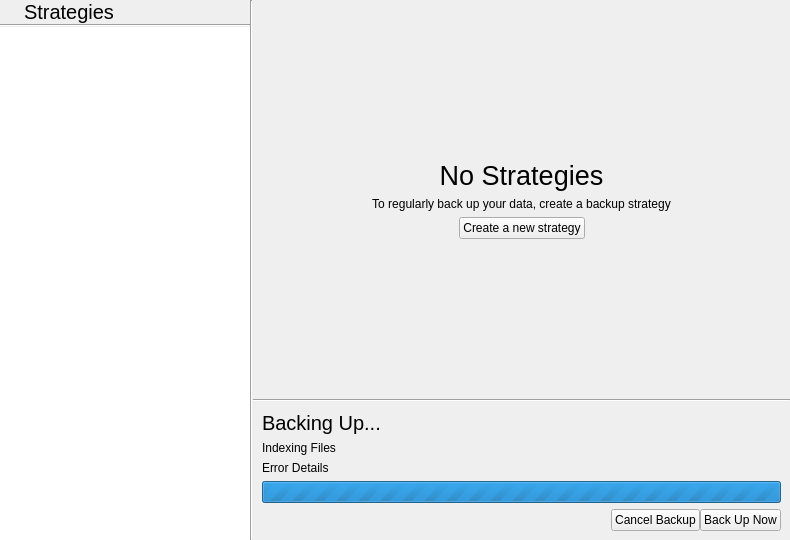
<?xml version="1.0" encoding="UTF-8"?>
<ui version="4.0">
 <class>MainWindow</class>
 <widget class="QMainWindow" name="MainWindow">
  <property name="geometry">
   <rect>
    <x>0</x>
    <y>0</y>
    <width>790</width>
    <height>540</height>
   </rect>
  </property>
  <property name="windowTitle">
   <string>theSafe</string>
  </property>
  <property name="windowIcon">
   <iconset theme="thesafe" resource="resources.qrc">
    <normaloff>:/icons/thesafe</normaloff>:/icons/thesafe</iconset>
  </property>
  <widget class="QWidget" name="centralWidget">
   <layout class="QHBoxLayout" name="horizontalLayout">
    <property name="spacing">
     <number>0</number>
    </property>
    <property name="leftMargin">
     <number>0</number>
    </property>
    <property name="topMargin">
     <number>0</number>
    </property>
    <property name="rightMargin">
     <number>0</number>
    </property>
    <property name="bottomMargin">
     <number>0</number>
    </property>
    <item>
     <widget class="QFrame" name="frame">
      <property name="maximumSize">
       <size>
        <width>250</width>
        <height>16777215</height>
       </size>
      </property>
      <property name="frameShape">
       <enum>QFrame::NoFrame</enum>
      </property>
      <property name="frameShadow">
       <enum>QFrame::Raised</enum>
      </property>
      <layout class="QVBoxLayout" name="verticalLayout">
       <property name="spacing">
        <number>0</number>
       </property>
       <property name="leftMargin">
        <number>0</number>
       </property>
       <property name="topMargin">
        <number>0</number>
       </property>
       <property name="rightMargin">
        <number>0</number>
       </property>
       <property name="bottomMargin">
        <number>0</number>
       </property>
       <item>
        <layout class="QHBoxLayout" name="horizontalLayout_3">
         <property name="spacing">
          <number>0</number>
         </property>
         <item>
          <widget class="QToolButton" name="menuButton">
           <property name="sizePolicy">
            <sizepolicy hsizetype="Minimum" vsizetype="Preferred">
             <horstretch>0</horstretch>
             <verstretch>0</verstretch>
            </sizepolicy>
           </property>
           <property name="text">
            <string/>
           </property>
           <property name="icon">
            <iconset theme="application-menu">
             <normaloff>.</normaloff>.</iconset>
           </property>
           <property name="popupMode">
            <enum>QToolButton::InstantPopup</enum>
           </property>
           <property name="autoRaise">
            <bool>true</bool>
           </property>
          </widget>
         </item>
         <item>
          <widget class="QLabel" name="label">
           <property name="sizePolicy">
            <sizepolicy hsizetype="Expanding" vsizetype="Preferred">
             <horstretch>0</horstretch>
             <verstretch>0</verstretch>
            </sizepolicy>
           </property>
           <property name="font">
            <font>
             <pointsize>15</pointsize>
            </font>
           </property>
           <property name="text">
            <string>Strategies</string>
           </property>
           <property name="margin">
            <number>9</number>
           </property>
          </widget>
         </item>
         <item>
          <widget class="QPushButton" name="restoreButton">
           <property name="sizePolicy">
            <sizepolicy hsizetype="Minimum" vsizetype="Preferred">
             <horstretch>0</horstretch>
             <verstretch>0</verstretch>
            </sizepolicy>
           </property>
           <property name="toolTip">
            <string>Restore Backup</string>
           </property>
           <property name="text">
            <string/>
           </property>
           <property name="icon">
            <iconset theme="edit-undo">
             <normaloff>.</normaloff>.</iconset>
           </property>
           <property name="flat">
            <bool>true</bool>
           </property>
          </widget>
         </item>
         <item>
          <widget class="QPushButton" name="newStrategyButton">
           <property name="sizePolicy">
            <sizepolicy hsizetype="Preferred" vsizetype="Preferred">
             <horstretch>0</horstretch>
             <verstretch>0</verstretch>
            </sizepolicy>
           </property>
           <property name="toolTip">
            <string>New Backup Strategy</string>
           </property>
           <property name="text">
            <string/>
           </property>
           <property name="icon">
            <iconset theme="list-add">
             <normaloff>.</normaloff>.</iconset>
           </property>
           <property name="flat">
            <bool>true</bool>
           </property>
          </widget>
         </item>
        </layout>
       </item>
       <item>
        <widget class="Line" name="line_2">
         <property name="orientation">
          <enum>Qt::Horizontal</enum>
         </property>
        </widget>
       </item>
       <item>
        <widget class="QListView" name="strategyList">
         <property name="contextMenuPolicy">
          <enum>Qt::CustomContextMenu</enum>
         </property>
         <property name="frameShape">
          <enum>QFrame::NoFrame</enum>
         </property>
        </widget>
       </item>
      </layout>
     </widget>
    </item>
    <item>
     <widget class="Line" name="line">
      <property name="orientation">
       <enum>Qt::Vertical</enum>
      </property>
     </widget>
    </item>
    <item>
     <layout class="QVBoxLayout" name="verticalLayout_12">
      <property name="spacing">
       <number>0</number>
      </property>
      <item>
       <widget class="QStackedWidget" name="mainStack">
        <property name="currentIndex">
         <number>0</number>
        </property>
        <widget class="QWidget" name="page">
         <layout class="QVBoxLayout" name="verticalLayout_2">
          <item>
           <spacer name="verticalSpacer_2">
            <property name="orientation">
             <enum>Qt::Vertical</enum>
            </property>
            <property name="sizeHint" stdset="0">
             <size>
              <width>20</width>
              <height>40</height>
             </size>
            </property>
           </spacer>
          </item>
          <item>
           <widget class="QLabel" name="label_2">
            <property name="font">
             <font>
              <pointsize>20</pointsize>
             </font>
            </property>
            <property name="text">
             <string>No Strategies</string>
            </property>
            <property name="alignment">
             <set>Qt::AlignCenter</set>
            </property>
           </widget>
          </item>
          <item>
           <widget class="QLabel" name="label_3">
            <property name="text">
             <string>To regularly back up your data, create a backup strategy</string>
            </property>
            <property name="alignment">
             <set>Qt::AlignCenter</set>
            </property>
           </widget>
          </item>
          <item>
           <layout class="QHBoxLayout" name="horizontalLayout_2">
            <item>
             <spacer name="horizontalSpacer">
              <property name="orientation">
               <enum>Qt::Horizontal</enum>
              </property>
              <property name="sizeHint" stdset="0">
               <size>
                <width>40</width>
                <height>20</height>
               </size>
              </property>
             </spacer>
            </item>
            <item>
             <widget class="QPushButton" name="newStrategyCenter">
              <property name="text">
               <string>Create a new strategy</string>
              </property>
              <property name="icon">
               <iconset theme="list-add">
                <normaloff>.</normaloff>.</iconset>
              </property>
             </widget>
            </item>
            <item>
             <spacer name="horizontalSpacer_2">
              <property name="orientation">
               <enum>Qt::Horizontal</enum>
              </property>
              <property name="sizeHint" stdset="0">
               <size>
                <width>40</width>
                <height>20</height>
               </size>
              </property>
             </spacer>
            </item>
           </layout>
          </item>
          <item>
           <spacer name="verticalSpacer">
            <property name="orientation">
             <enum>Qt::Vertical</enum>
            </property>
            <property name="sizeHint" stdset="0">
             <size>
              <width>20</width>
              <height>40</height>
             </size>
            </property>
           </spacer>
          </item>
         </layout>
        </widget>
        <widget class="QWidget" name="page_2">
         <layout class="QVBoxLayout" name="verticalLayout_3">
          <property name="spacing">
           <number>0</number>
          </property>
          <property name="leftMargin">
           <number>0</number>
          </property>
          <property name="topMargin">
           <number>0</number>
          </property>
          <property name="rightMargin">
           <number>0</number>
          </property>
          <property name="bottomMargin">
           <number>0</number>
          </property>
          <item>
           <layout class="QHBoxLayout" name="horizontalLayout_9">
            <property name="spacing">
             <number>0</number>
            </property>
            <item>
             <widget class="QLabel" name="strategyName">
              <property name="sizePolicy">
               <sizepolicy hsizetype="Expanding" vsizetype="Preferred">
                <horstretch>0</horstretch>
                <verstretch>0</verstretch>
               </sizepolicy>
              </property>
              <property name="font">
               <font>
                <pointsize>15</pointsize>
               </font>
              </property>
              <property name="text">
               <string>Backup Strategy Name</string>
              </property>
              <property name="margin">
               <number>9</number>
              </property>
             </widget>
            </item>
            <item>
             <widget class="QPushButton" name="renameStrategyButton">
              <property name="sizePolicy">
               <sizepolicy hsizetype="Minimum" vsizetype="Preferred">
                <horstretch>0</horstretch>
                <verstretch>0</verstretch>
               </sizepolicy>
              </property>
              <property name="text">
               <string notr="true"/>
              </property>
              <property name="icon">
               <iconset theme="edit-rename"/>
              </property>
              <property name="flat">
               <bool>true</bool>
              </property>
             </widget>
            </item>
           </layout>
          </item>
          <item>
           <widget class="Line" name="line_3">
            <property name="orientation">
             <enum>Qt::Horizontal</enum>
            </property>
           </widget>
          </item>
          <item>
           <widget class="QScrollArea" name="scrollArea">
            <property name="frameShape">
             <enum>QFrame::NoFrame</enum>
            </property>
            <property name="horizontalScrollBarPolicy">
             <enum>Qt::ScrollBarAlwaysOff</enum>
            </property>
            <property name="widgetResizable">
             <bool>true</bool>
            </property>
            <widget class="QWidget" name="scrollAreaWidgetContents">
             <property name="geometry">
              <rect>
               <x>0</x>
               <y>0</y>
               <width>521</width>
               <height>324</height>
              </rect>
             </property>
             <layout class="QVBoxLayout" name="verticalLayout_5">
              <property name="spacing">
               <number>0</number>
              </property>
              <property name="leftMargin">
               <number>0</number>
              </property>
              <property name="topMargin">
               <number>0</number>
              </property>
              <property name="rightMargin">
               <number>0</number>
              </property>
              <property name="bottomMargin">
               <number>0</number>
              </property>
              <item>
               <widget class="QLabel" name="label_4">
                <property name="font">
                 <font>
                  <pointsize>15</pointsize>
                 </font>
                </property>
                <property name="text">
                 <string>Locations</string>
                </property>
                <property name="margin">
                 <number>9</number>
                </property>
               </widget>
              </item>
              <item>
               <widget class="QCommandLinkButton" name="setBackupDriveButton">
                <property name="text">
                 <string>Backup Location</string>
                </property>
                <property name="description">
                 <string notr="true">Not Set</string>
                </property>
               </widget>
              </item>
              <item>
               <widget class="QCommandLinkButton" name="setBackupFoldersButton">
                <property name="text">
                 <string>Backup Folders</string>
                </property>
                <property name="description">
                 <string notr="true">~/</string>
                </property>
               </widget>
              </item>
              <item>
               <widget class="QCommandLinkButton" name="setExcludeFoldersButton">
                <property name="text">
                 <string>Exclude Items</string>
                </property>
                <property name="description">
                 <string notr="true">None</string>
                </property>
               </widget>
              </item>
              <item>
               <widget class="QLabel" name="label_5">
                <property name="font">
                 <font>
                  <pointsize>15</pointsize>
                 </font>
                </property>
                <property name="text">
                 <string>Scheduling</string>
                </property>
                <property name="margin">
                 <number>9</number>
                </property>
               </widget>
              </item>
              <item>
               <widget class="QCommandLinkButton" name="setScheduleButton">
                <property name="text">
                 <string>Set Backup Schedule</string>
                </property>
                <property name="description">
                 <string notr="true">Every hour</string>
                </property>
               </widget>
              </item>
              <item>
               <spacer name="verticalSpacer_3">
                <property name="orientation">
                 <enum>Qt::Vertical</enum>
                </property>
                <property name="sizeHint" stdset="0">
                 <size>
                  <width>20</width>
                  <height>40</height>
                 </size>
                </property>
               </spacer>
              </item>
             </layout>
            </widget>
           </widget>
          </item>
         </layout>
        </widget>
        <widget class="QWidget" name="page_3">
         <layout class="QVBoxLayout" name="verticalLayout_6">
          <property name="spacing">
           <number>0</number>
          </property>
          <property name="leftMargin">
           <number>0</number>
          </property>
          <property name="topMargin">
           <number>0</number>
          </property>
          <property name="rightMargin">
           <number>0</number>
          </property>
          <property name="bottomMargin">
           <number>0</number>
          </property>
          <item>
           <layout class="QHBoxLayout" name="horizontalLayout_4">
            <property name="spacing">
             <number>0</number>
            </property>
            <item>
             <widget class="QPushButton" name="backButton">
              <property name="sizePolicy">
               <sizepolicy hsizetype="Minimum" vsizetype="Preferred">
                <horstretch>0</horstretch>
                <verstretch>0</verstretch>
               </sizepolicy>
              </property>
              <property name="text">
               <string/>
              </property>
              <property name="icon">
               <iconset theme="go-previous">
                <normaloff>.</normaloff>.</iconset>
              </property>
              <property name="flat">
               <bool>true</bool>
              </property>
             </widget>
            </item>
            <item>
             <widget class="QLabel" name="strategyName_2">
              <property name="sizePolicy">
               <sizepolicy hsizetype="Expanding" vsizetype="Preferred">
                <horstretch>0</horstretch>
                <verstretch>0</verstretch>
               </sizepolicy>
              </property>
              <property name="font">
               <font>
                <pointsize>15</pointsize>
               </font>
              </property>
              <property name="text">
               <string>Backup Location</string>
              </property>
              <property name="margin">
               <number>9</number>
              </property>
             </widget>
            </item>
           </layout>
          </item>
          <item>
           <widget class="Line" name="line_4">
            <property name="orientation">
             <enum>Qt::Horizontal</enum>
            </property>
           </widget>
          </item>
          <item>
           <widget class="QLabel" name="label_6">
            <property name="text">
             <string>&lt;html&gt;&lt;head/&gt;&lt;body&gt;&lt;p&gt;Select a location for backups to be stored.&lt;/p&gt;&lt;p&gt;&lt;span style=&quot; font-weight:600; color:#f44444;&quot;&gt;If you change the backup location, your previous backups will be lost.&lt;/span&gt;&lt;/p&gt;&lt;/body&gt;&lt;/html&gt;</string>
            </property>
            <property name="wordWrap">
             <bool>true</bool>
            </property>
            <property name="margin">
             <number>9</number>
            </property>
           </widget>
          </item>
          <item>
           <layout class="QVBoxLayout" name="verticalLayout_8">
            <property name="leftMargin">
             <number>9</number>
            </property>
            <property name="bottomMargin">
             <number>6</number>
            </property>
            <item>
             <widget class="QRadioButton" name="radioButton">
              <property name="enabled">
               <bool>false</bool>
              </property>
              <property name="text">
               <string>&amp;Use a folder</string>
              </property>
             </widget>
            </item>
            <item>
             <widget class="QRadioButton" name="radioButton_2">
              <property name="text">
               <string>Use an e&amp;xternal storage device</string>
              </property>
              <property name="checked">
               <bool>true</bool>
              </property>
             </widget>
            </item>
           </layout>
          </item>
          <item>
           <layout class="QVBoxLayout" name="verticalLayout_7">
            <property name="spacing">
             <number>0</number>
            </property>
            <item>
             <widget class="Line" name="line_5">
              <property name="orientation">
               <enum>Qt::Horizontal</enum>
              </property>
             </widget>
            </item>
            <item>
             <widget class="QListWidget" name="backupDriveDevices">
              <property name="frameShape">
               <enum>QFrame::NoFrame</enum>
              </property>
             </widget>
            </item>
            <item>
             <widget class="Line" name="line_6">
              <property name="orientation">
               <enum>Qt::Horizontal</enum>
              </property>
             </widget>
            </item>
           </layout>
          </item>
          <item>
           <layout class="QHBoxLayout" name="horizontalLayout_5">
            <property name="leftMargin">
             <number>9</number>
            </property>
            <property name="topMargin">
             <number>6</number>
            </property>
            <property name="bottomMargin">
             <number>9</number>
            </property>
            <item>
             <widget class="QLabel" name="label_7">
              <property name="text">
               <string>Folder name on external device</string>
              </property>
             </widget>
            </item>
            <item>
             <widget class="QLineEdit" name="backupDriveFolder">
              <property name="text">
               <string>thesafe</string>
              </property>
             </widget>
            </item>
           </layout>
          </item>
         </layout>
        </widget>
        <widget class="QWidget" name="page_4">
         <layout class="QVBoxLayout" name="verticalLayout_4">
          <property name="spacing">
           <number>0</number>
          </property>
          <property name="leftMargin">
           <number>0</number>
          </property>
          <property name="topMargin">
           <number>0</number>
          </property>
          <property name="rightMargin">
           <number>0</number>
          </property>
          <property name="bottomMargin">
           <number>0</number>
          </property>
          <item>
           <layout class="QHBoxLayout" name="horizontalLayout_6">
            <property name="spacing">
             <number>0</number>
            </property>
            <item>
             <widget class="QPushButton" name="backButton_2">
              <property name="sizePolicy">
               <sizepolicy hsizetype="Minimum" vsizetype="Preferred">
                <horstretch>0</horstretch>
                <verstretch>0</verstretch>
               </sizepolicy>
              </property>
              <property name="text">
               <string/>
              </property>
              <property name="icon">
               <iconset theme="go-previous">
                <normaloff>.</normaloff>.</iconset>
              </property>
              <property name="flat">
               <bool>true</bool>
              </property>
             </widget>
            </item>
            <item>
             <widget class="QLabel" name="strategyName_3">
              <property name="sizePolicy">
               <sizepolicy hsizetype="Expanding" vsizetype="Preferred">
                <horstretch>0</horstretch>
                <verstretch>0</verstretch>
               </sizepolicy>
              </property>
              <property name="font">
               <font>
                <pointsize>15</pointsize>
               </font>
              </property>
              <property name="text">
               <string>Backup Folders</string>
              </property>
              <property name="margin">
               <number>9</number>
              </property>
             </widget>
            </item>
            <item>
             <widget class="QPushButton" name="addBackupFolderButton">
              <property name="sizePolicy">
               <sizepolicy hsizetype="Minimum" vsizetype="Preferred">
                <horstretch>0</horstretch>
                <verstretch>0</verstretch>
               </sizepolicy>
              </property>
              <property name="text">
               <string/>
              </property>
              <property name="icon">
               <iconset theme="list-add">
                <normaloff>.</normaloff>.</iconset>
              </property>
              <property name="flat">
               <bool>true</bool>
              </property>
             </widget>
            </item>
           </layout>
          </item>
          <item>
           <widget class="Line" name="line_7">
            <property name="orientation">
             <enum>Qt::Horizontal</enum>
            </property>
           </widget>
          </item>
          <item>
           <widget class="QLabel" name="label_8">
            <property name="text">
             <string>&lt;html&gt;&lt;head/&gt;&lt;body&gt;&lt;p&gt;Select the folders you want to back up&lt;/p&gt;&lt;p&gt;&lt;span style=&quot; font-weight:600;&quot;&gt;TIP:&lt;/span&gt; You can exclude folders in the &amp;quot;Exclude Items&amp;quot; panel. Exclusions take precedence over selected backup folders.&lt;/p&gt;&lt;/body&gt;&lt;/html&gt;</string>
            </property>
            <property name="wordWrap">
             <bool>true</bool>
            </property>
            <property name="margin">
             <number>9</number>
            </property>
           </widget>
          </item>
          <item>
           <widget class="Line" name="line_8">
            <property name="orientation">
             <enum>Qt::Horizontal</enum>
            </property>
           </widget>
          </item>
          <item>
           <widget class="QListWidget" name="backupFolders">
            <property name="contextMenuPolicy">
             <enum>Qt::CustomContextMenu</enum>
            </property>
            <property name="frameShape">
             <enum>QFrame::NoFrame</enum>
            </property>
            <property name="selectionMode">
             <enum>QAbstractItemView::ExtendedSelection</enum>
            </property>
           </widget>
          </item>
         </layout>
        </widget>
        <widget class="QWidget" name="page_5">
         <layout class="QVBoxLayout" name="verticalLayout_9">
          <property name="spacing">
           <number>0</number>
          </property>
          <property name="leftMargin">
           <number>0</number>
          </property>
          <property name="topMargin">
           <number>0</number>
          </property>
          <property name="rightMargin">
           <number>0</number>
          </property>
          <property name="bottomMargin">
           <number>0</number>
          </property>
          <item>
           <layout class="QHBoxLayout" name="horizontalLayout_7">
            <property name="spacing">
             <number>0</number>
            </property>
            <item>
             <widget class="QPushButton" name="backButton_3">
              <property name="sizePolicy">
               <sizepolicy hsizetype="Minimum" vsizetype="Preferred">
                <horstretch>0</horstretch>
                <verstretch>0</verstretch>
               </sizepolicy>
              </property>
              <property name="text">
               <string/>
              </property>
              <property name="icon">
               <iconset theme="go-previous">
                <normaloff>.</normaloff>.</iconset>
              </property>
              <property name="flat">
               <bool>true</bool>
              </property>
             </widget>
            </item>
            <item>
             <widget class="QLabel" name="strategyName_4">
              <property name="sizePolicy">
               <sizepolicy hsizetype="Expanding" vsizetype="Preferred">
                <horstretch>0</horstretch>
                <verstretch>0</verstretch>
               </sizepolicy>
              </property>
              <property name="font">
               <font>
                <pointsize>15</pointsize>
               </font>
              </property>
              <property name="text">
               <string>Excluded Items</string>
              </property>
              <property name="margin">
               <number>9</number>
              </property>
             </widget>
            </item>
            <item>
             <widget class="QPushButton" name="addExcludeFileButton">
              <property name="sizePolicy">
               <sizepolicy hsizetype="Minimum" vsizetype="Preferred">
                <horstretch>0</horstretch>
                <verstretch>0</verstretch>
               </sizepolicy>
              </property>
              <property name="text">
               <string/>
              </property>
              <property name="icon">
               <iconset theme="document-new">
                <normaloff>.</normaloff>.</iconset>
              </property>
              <property name="flat">
               <bool>true</bool>
              </property>
             </widget>
            </item>
            <item>
             <widget class="QPushButton" name="addExcludeFolderButton">
              <property name="sizePolicy">
               <sizepolicy hsizetype="Minimum" vsizetype="Preferred">
                <horstretch>0</horstretch>
                <verstretch>0</verstretch>
               </sizepolicy>
              </property>
              <property name="text">
               <string/>
              </property>
              <property name="icon">
               <iconset theme="folder-new">
                <normaloff>.</normaloff>.</iconset>
              </property>
              <property name="flat">
               <bool>true</bool>
              </property>
             </widget>
            </item>
           </layout>
          </item>
          <item>
           <widget class="Line" name="line_9">
            <property name="orientation">
             <enum>Qt::Horizontal</enum>
            </property>
           </widget>
          </item>
          <item>
           <widget class="QLabel" name="label_9">
            <property name="text">
             <string>Select items to exclude from the backup</string>
            </property>
            <property name="wordWrap">
             <bool>true</bool>
            </property>
            <property name="margin">
             <number>9</number>
            </property>
           </widget>
          </item>
          <item>
           <widget class="Line" name="line_10">
            <property name="orientation">
             <enum>Qt::Horizontal</enum>
            </property>
           </widget>
          </item>
          <item>
           <widget class="QListWidget" name="excludeFolders">
            <property name="contextMenuPolicy">
             <enum>Qt::CustomContextMenu</enum>
            </property>
            <property name="frameShape">
             <enum>QFrame::NoFrame</enum>
            </property>
            <property name="selectionMode">
             <enum>QAbstractItemView::ExtendedSelection</enum>
            </property>
           </widget>
          </item>
         </layout>
        </widget>
        <widget class="QWidget" name="page_6">
         <layout class="QVBoxLayout" name="verticalLayout_10">
          <property name="spacing">
           <number>0</number>
          </property>
          <property name="leftMargin">
           <number>0</number>
          </property>
          <property name="topMargin">
           <number>0</number>
          </property>
          <property name="rightMargin">
           <number>0</number>
          </property>
          <property name="bottomMargin">
           <number>0</number>
          </property>
          <item>
           <layout class="QHBoxLayout" name="horizontalLayout_8">
            <property name="spacing">
             <number>0</number>
            </property>
            <item>
             <widget class="QPushButton" name="backButton_4">
              <property name="sizePolicy">
               <sizepolicy hsizetype="Minimum" vsizetype="Preferred">
                <horstretch>0</horstretch>
                <verstretch>0</verstretch>
               </sizepolicy>
              </property>
              <property name="text">
               <string/>
              </property>
              <property name="icon">
               <iconset theme="go-previous">
                <normaloff>.</normaloff>.</iconset>
              </property>
              <property name="flat">
               <bool>true</bool>
              </property>
             </widget>
            </item>
            <item>
             <widget class="QLabel" name="strategyName_5">
              <property name="sizePolicy">
               <sizepolicy hsizetype="Expanding" vsizetype="Preferred">
                <horstretch>0</horstretch>
                <verstretch>0</verstretch>
               </sizepolicy>
              </property>
              <property name="font">
               <font>
                <pointsize>15</pointsize>
               </font>
              </property>
              <property name="text">
               <string>Backup Scheduling</string>
              </property>
              <property name="margin">
               <number>9</number>
              </property>
             </widget>
            </item>
           </layout>
          </item>
          <item>
           <widget class="Line" name="line_11">
            <property name="orientation">
             <enum>Qt::Horizontal</enum>
            </property>
           </widget>
          </item>
          <item>
           <widget class="QLabel" name="label_10">
            <property name="text">
             <string>Select how often you'd like to run a backup</string>
            </property>
            <property name="wordWrap">
             <bool>true</bool>
            </property>
            <property name="margin">
             <number>9</number>
            </property>
           </widget>
          </item>
          <item>
           <layout class="QVBoxLayout" name="verticalLayout_11">
            <property name="leftMargin">
             <number>9</number>
            </property>
            <property name="bottomMargin">
             <number>6</number>
            </property>
            <item>
             <widget class="QRadioButton" name="manualBackup">
              <property name="text">
               <string>&amp;Manual</string>
              </property>
             </widget>
            </item>
            <item>
             <widget class="QRadioButton" name="scheduledBackup">
              <property name="text">
               <string>Scheduled</string>
              </property>
             </widget>
            </item>
            <item>
             <widget class="QWidget" name="scheduleFrame" native="true">
              <layout class="QHBoxLayout" name="horizontalLayout_11">
               <property name="leftMargin">
                <number>0</number>
               </property>
               <property name="topMargin">
                <number>0</number>
               </property>
               <property name="rightMargin">
                <number>0</number>
               </property>
               <property name="bottomMargin">
                <number>0</number>
               </property>
               <item>
                <widget class="QLabel" name="label_11">
                 <property name="text">
                  <string>Every</string>
                 </property>
                </widget>
               </item>
               <item>
                <widget class="QSpinBox" name="scheduleNumber">
                 <property name="sizePolicy">
                  <sizepolicy hsizetype="Expanding" vsizetype="Fixed">
                   <horstretch>0</horstretch>
                   <verstretch>0</verstretch>
                  </sizepolicy>
                 </property>
                 <property name="minimum">
                  <number>1</number>
                 </property>
                </widget>
               </item>
               <item>
                <widget class="QComboBox" name="scheduleUnit">
                 <item>
                  <property name="text">
                   <string>Minutes</string>
                  </property>
                 </item>
                 <item>
                  <property name="text">
                   <string>Hours</string>
                  </property>
                 </item>
                 <item>
                  <property name="text">
                   <string>Days</string>
                  </property>
                 </item>
                 <item>
                  <property name="text">
                   <string>Weeks</string>
                  </property>
                 </item>
                 <item>
                  <property name="text">
                   <string>Months</string>
                  </property>
                 </item>
                </widget>
               </item>
              </layout>
             </widget>
            </item>
           </layout>
          </item>
          <item>
           <spacer name="verticalSpacer_4">
            <property name="orientation">
             <enum>Qt::Vertical</enum>
            </property>
            <property name="sizeHint" stdset="0">
             <size>
              <width>20</width>
              <height>40</height>
             </size>
            </property>
           </spacer>
          </item>
         </layout>
        </widget>
       </widget>
      </item>
      <item>
       <widget class="QFrame" name="currentBackupFrame">
        <property name="autoFillBackground">
         <bool>true</bool>
        </property>
        <property name="frameShape">
         <enum>QFrame::NoFrame</enum>
        </property>
        <property name="frameShadow">
         <enum>QFrame::Raised</enum>
        </property>
        <layout class="QVBoxLayout" name="verticalLayout_13">
         <property name="spacing">
          <number>0</number>
         </property>
         <property name="leftMargin">
          <number>0</number>
         </property>
         <property name="topMargin">
          <number>0</number>
         </property>
         <property name="rightMargin">
          <number>0</number>
         </property>
         <property name="bottomMargin">
          <number>0</number>
         </property>
         <item>
          <widget class="Line" name="line_12">
           <property name="orientation">
            <enum>Qt::Horizontal</enum>
           </property>
          </widget>
         </item>
         <item>
          <layout class="QVBoxLayout" name="verticalLayout_14">
           <property name="leftMargin">
            <number>9</number>
           </property>
           <property name="topMargin">
            <number>9</number>
           </property>
           <property name="rightMargin">
            <number>9</number>
           </property>
           <property name="bottomMargin">
            <number>9</number>
           </property>
           <item>
            <widget class="QLabel" name="backupMasterLabel">
             <property name="font">
              <font>
               <pointsize>15</pointsize>
              </font>
             </property>
             <property name="text">
              <string>Backing Up...</string>
             </property>
            </widget>
           </item>
           <item>
            <widget class="QLabel" name="backupStateLabel">
             <property name="text">
              <string notr="true">Indexing Files</string>
             </property>
             <property name="wordWrap">
              <bool>true</bool>
             </property>
            </widget>
           </item>
           <item>
            <widget class="QLabel" name="backupErrorText">
             <property name="text">
              <string notr="true">Error Details</string>
             </property>
             <property name="wordWrap">
              <bool>true</bool>
             </property>
            </widget>
           </item>
           <item>
            <widget class="QProgressBar" name="backupBar">
             <property name="maximum">
              <number>0</number>
             </property>
             <property name="value">
              <number>-1</number>
             </property>
            </widget>
           </item>
           <item>
            <layout class="QHBoxLayout" name="horizontalLayout_10">
             <property name="spacing">
              <number>0</number>
             </property>
             <item>
              <spacer name="horizontalSpacer_3">
               <property name="orientation">
                <enum>Qt::Horizontal</enum>
               </property>
               <property name="sizeHint" stdset="0">
                <size>
                 <width>40</width>
                 <height>20</height>
                </size>
               </property>
              </spacer>
             </item>
             <item>
              <widget class="QPushButton" name="cancelBackupButton">
               <property name="text">
                <string>Cancel Backup</string>
               </property>
               <property name="icon">
                <iconset theme="dialog-cancel">
                 <normaloff>.</normaloff>.</iconset>
               </property>
              </widget>
             </item>
             <item>
              <widget class="QPushButton" name="runBackupButton">
               <property name="text">
                <string>Back Up Now</string>
               </property>
               <property name="icon">
                <iconset theme="arrow-right">
                 <normaloff>.</normaloff>.</iconset>
               </property>
              </widget>
             </item>
            </layout>
           </item>
          </layout>
         </item>
        </layout>
       </widget>
      </item>
     </layout>
    </item>
   </layout>
  </widget>
  <widget class="QMenuBar" name="menuBar">
   <property name="geometry">
    <rect>
     <x>0</x>
     <y>0</y>
     <width>790</width>
     <height>22</height>
    </rect>
   </property>
  </widget>
 </widget>
 <layoutdefault spacing="6" margin="11"/>
 <resources>
  <include location="resources.qrc"/>
 </resources>
 <connections>
  <connection>
   <sender>newStrategyCenter</sender>
   <signal>clicked()</signal>
   <receiver>newStrategyButton</receiver>
   <slot>click()</slot>
   <hints>
    <hint type="sourcelabel">
     <x>495</x>
     <y>307</y>
    </hint>
    <hint type="destinationlabel">
     <x>235</x>
     <y>49</y>
    </hint>
   </hints>
  </connection>
 </connections>
</ui>
